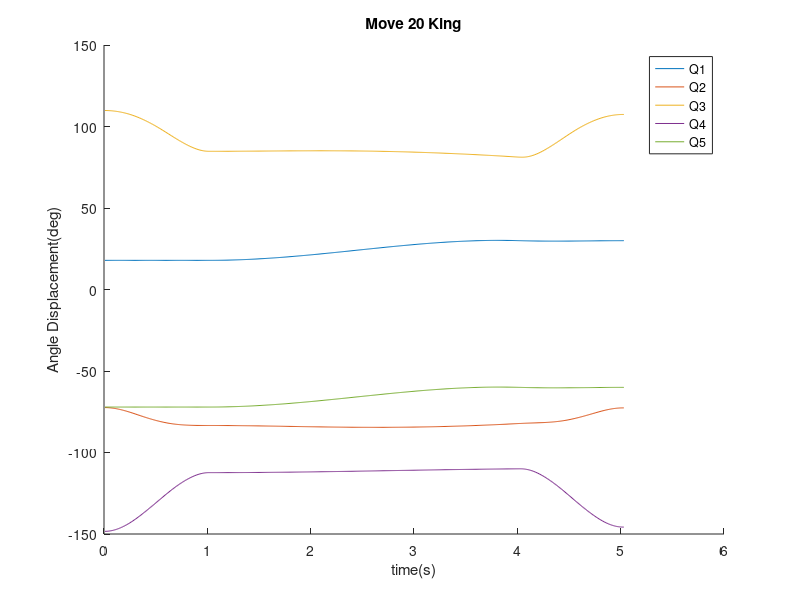

Recreate this plot in MATLAB.
close all
clear all 
clc
load('Move20_king.mat')
t = 0.01:0.01:5.03;
figure;
hold on
for i = 1:5
    plot(t,record(i,:));
end
title('Move 20 King')
xlabel('time(s)')
ylabel('Angle Displacement(deg)')
legend('Q1','Q2','Q3','Q4','Q5')